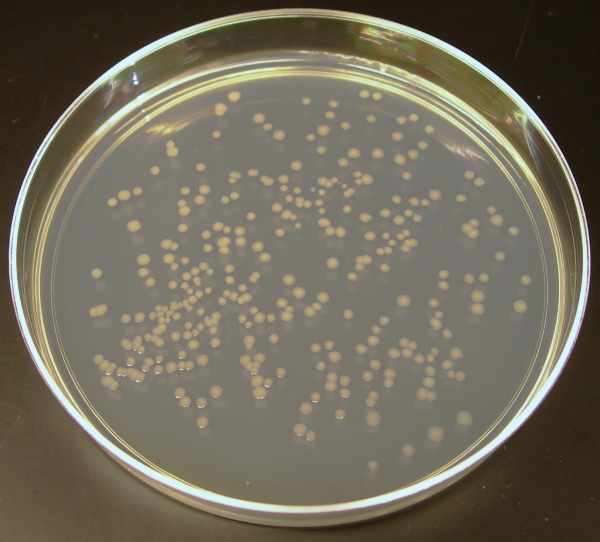
#> input picture images/example-1.png, 600 x 542 px, found by its file name
$ python main.py
#> lines starting #> are read from the running program, lines starting #| are printed output that depends on the picture; after the words box and inside, x2 and y2 are one past the last pixel; in counts of white or black regions, pixels touching at a corner belong together
### src/image_processing.py
import cv2
import numpy as np
import matplotlib.pyplot as plt

def preprocess_image(image_path):
    # Load image
#> called with image_path = 'images/example-1.png'
    image = cv2.imread(image_path)
#> image is the input picture: shape (542, 600, 3); mean B, G, R 91.2, 106.8, 113

    if image is None:
        print("Error: Image not found.")
        return None

    # Convert image to grayscale
    gray_image = cv2.cvtColor(image, cv2.COLOR_BGR2GRAY)
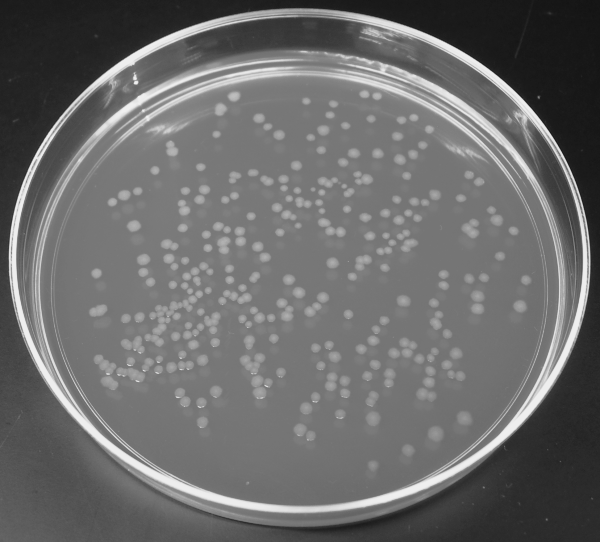
#> gray_image: shape (542, 600); min 19, max 240, mean 106.9

    # Detect the agar plate's edges
    edges = cv2.HoughCircles(
        gray_image, cv2.HOUGH_GRADIENT, dp=1.2, minDist=100, param1=50, param2=30, minRadius=100, maxRadius=200
    )
#> edges = [[345, 291, 197.9], [237, 287.4, 199.2], [297, 186.6, 175.5], [429, 226.2, 151.7], [162.6, 220.2, 143.8], [291, 377.4, 149.1], [457.8, 323.4, 105.5], [137.4, 317.4, 113.4], [541.8, 6.6, 142.5]]

    # Create a mask to remove the agar plate's edges
    mask = np.zeros_like(gray_image)
    if edges is not None:
        edges = np.uint16(np.around(edges))
#> edges = [[345, 291, 198], [237, 287, 199], [297, 187, 175], [429, 226, 152], [163, 220, 144], [291, 377, 149], [458, 323, 106], [137, 317, 113], [542, 7, 142]]
        for x, y, r in edges[0, :]:
            cv2.circle(mask, (x, y), r, (255, 255, 255), -1)
#> this loop made 9 passes
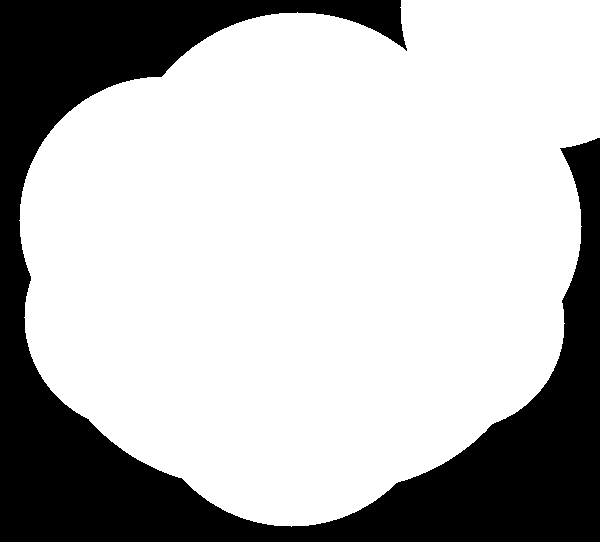
#> mask: shape (542, 600); 72.5% white; 1 black region, box (x1, y1, x2, y2) and area: (0, 0, 600, 542) 89518

    # Remove the agar plate's edges
    masked_gray_image = cv2.bitwise_and(gray_image, mask)
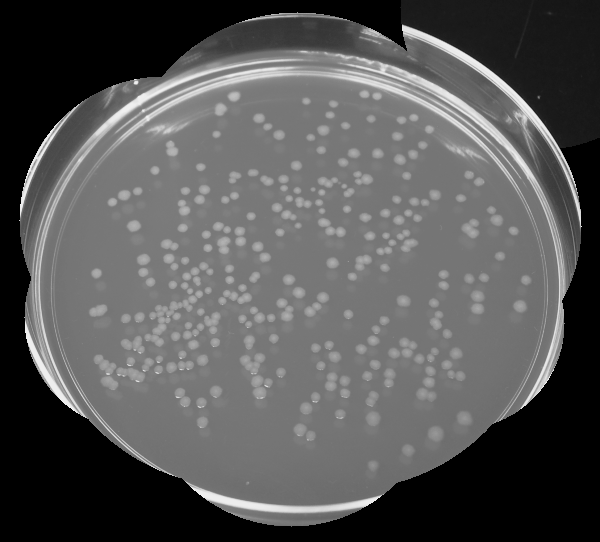
#> masked_gray_image: shape (542, 600); min 0, max 240, mean 85.9

    # Minimize reflections
    blurred_image = cv2.GaussianBlur(masked_gray_image, (5, 5), 0)

    # Apply Otsu's thresholding (Otsu's method automatically calculates the threshold value)
    thresh_image = cv2.adaptiveThreshold(
    blurred_image, 255, cv2.ADAPTIVE_THRESH_GAUSSIAN_C, cv2.THRESH_BINARY_INV, 11, 2
)
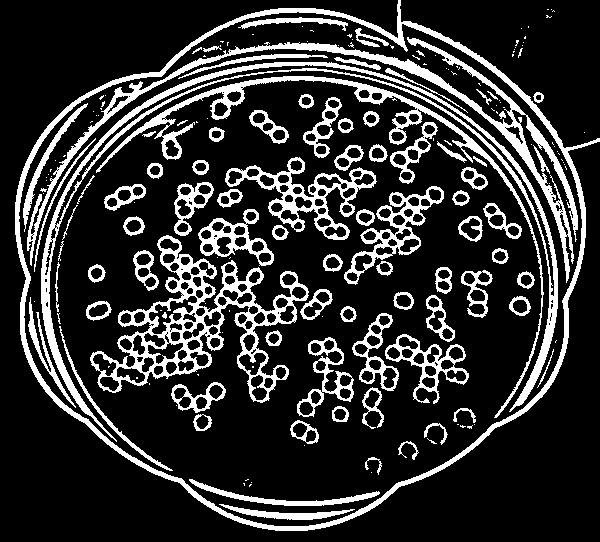
#> thresh_image: shape (542, 600); 19.1% white; 190 white regions (105 under 20 px), largest, box (x1, y1, x2, y2) and area: (15, 0, 600, 531) 8913, (90, 235, 309, 403) 7614, (41, 62, 558, 442) 7487

    # Perform morphological operations to remove noise
    kernel = np.ones((3, 3), np.uint8)
    morph_image = cv2.morphologyEx(thresh_image, cv2.MORPH_CLOSE, kernel, iterations=2)
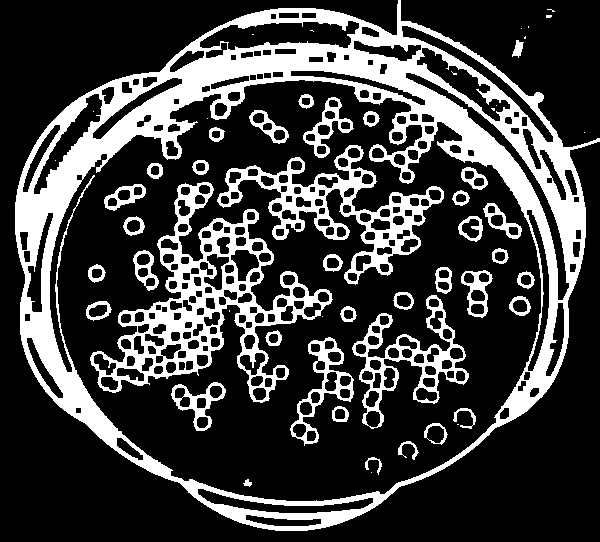
#> morph_image: shape (542, 600); 24.6% white; 56 white regions (18 under 20 px)

    # Define the minimum and maximum size of the contours
    min_size = 100
    max_size = 5000

    # Analyse contours in the image
    contours, _ = cv2.findContours(morph_image, cv2.RETR_EXTERNAL, cv2.CHAIN_APPROX_SIMPLE)
#> contours = 8 contours, 6 with area under 20; largest, box (x1, y1, x2, y2) and area: (15, 0, 600, 531) 226996, (512, 40, 524, 58) 98
    filtered_contours = [c for c in contours if min_size < cv2.contourArea(c) < max_size]
#> filtered_contours = []

    # Display the pre-processed image
    plt.figure(figsize=(10,4))
    plt.subplot(1, 3, 1)
    plt.title("Grayscale")
    plt.imshow(gray_image, cmap='gray')

    plt.subplot(1, 3, 2)
    plt.title("Threshold")
    plt.imshow(thresh_image, cmap='gray')

    plt.subplot(1, 3, 3)
    plt.title("Morphological Operation")
    plt.imshow(morph_image, cmap='gray')
    plt.show()

    return morph_image, len(filtered_contours)

### src/main.py
from image_processing import preprocess_image

image_path = "images/example-1.png"

# Pre-process the image
processed_image, colony_count = preprocess_image(image_path)
#> colony_count = 0
print(f"Colony count: {colony_count}")
#| Colony count: 0
